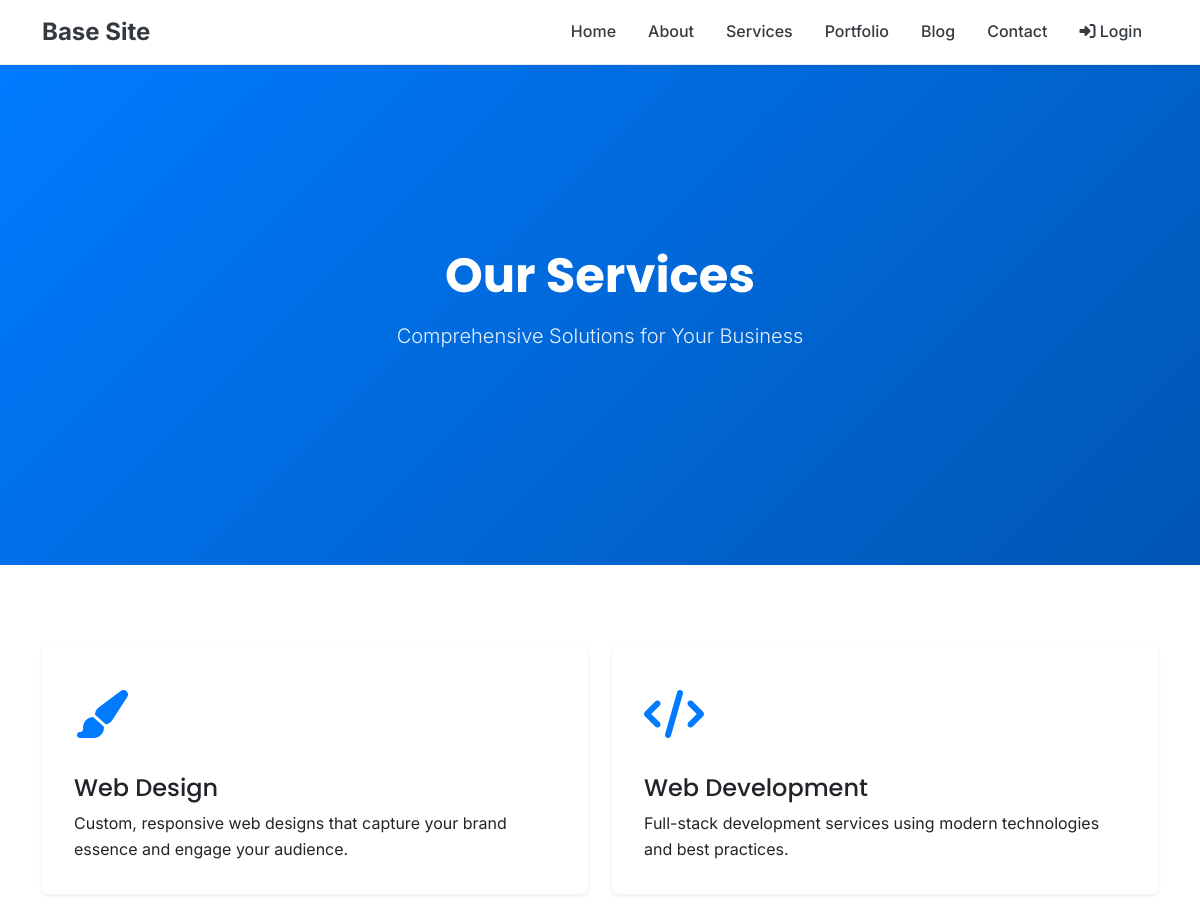
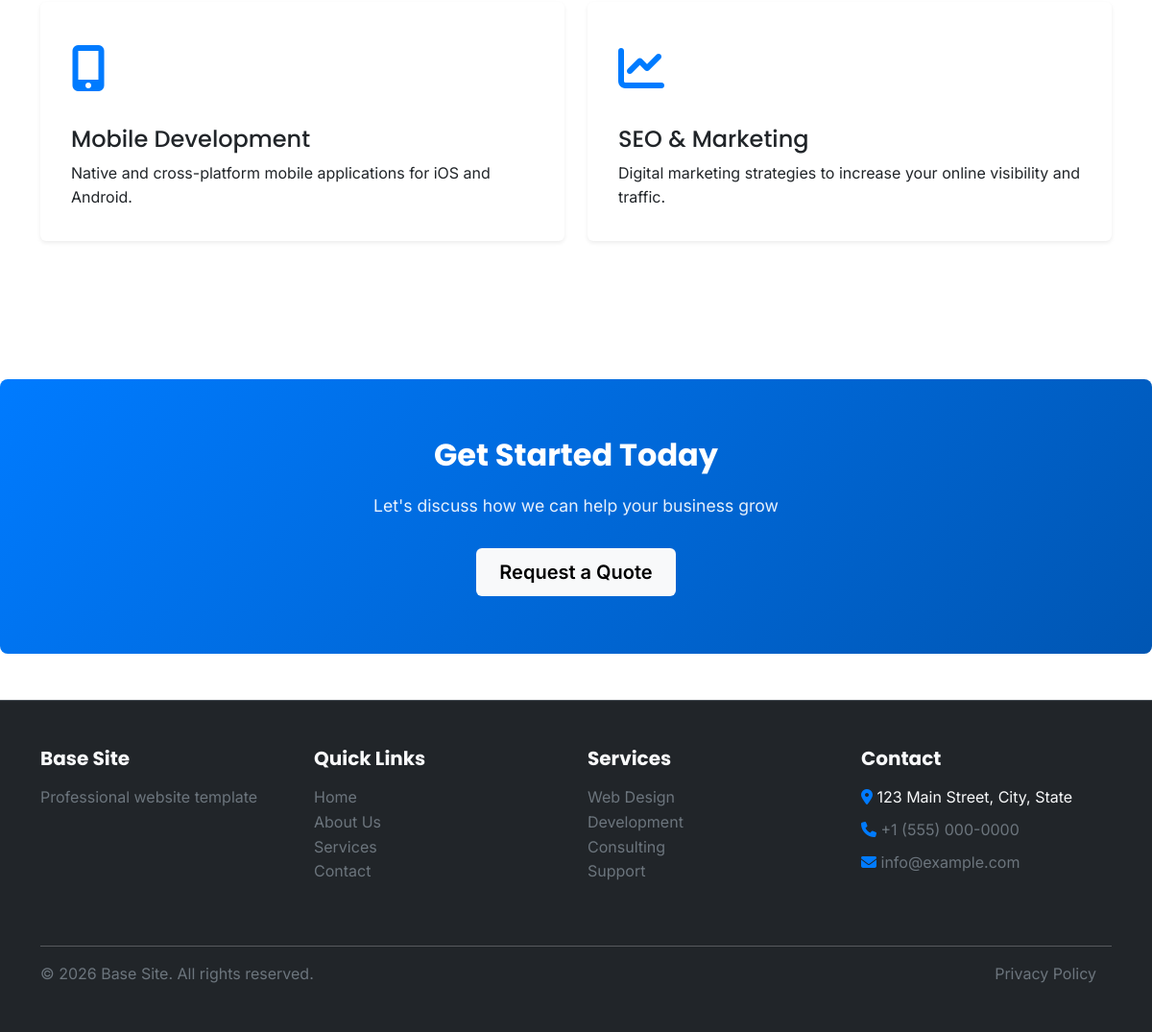
/services, run on the app's committed database (2 pictures, top to bottom).
### tables this page shows
CREATE TABLE `services` (
    `id` INT PRIMARY KEY AUTO_INCREMENT,
    `title` VARCHAR(255) NOT NULL,
    `slug` VARCHAR(255) UNIQUE NOT NULL,
    `description` LONGTEXT NOT NULL,
    `icon` VARCHAR(255),
    `image` VARCHAR(255),
    `price` DECIMAL(10, 2),
    `category_id` INT,
    `display_order` INT DEFAULT 0,
    `is_featured` BOOLEAN DEFAULT FALSE,
    `is_active` BOOLEAN DEFAULT TRUE,
    `created_at` TIMESTAMP DEFAULT CURRENT_TIMESTAMP,
    `updated_at` TIMESTAMP DEFAULT CURRENT_TIMESTAMP ON UPDATE CURRENT_TIMESTAMP,
    FOREIGN KEY (`category_id`) REFERENCES `categories`(`id`) ON DELETE SET NULL,
    INDEX `idx_slug` (`slug`),
    INDEX `idx_category_id` (`category_id`),
    INDEX `idx_is_active` (`is_active`)
);

### config/database.php (called while the page is built, shortened)
<?php
class Database {
    private static $instance = null;
    private $connection;
    private $statement;
    public static function getInstance() {
        if (self::$instance === null) {
            self::$instance = new self();
        }
        return self::$instance;
    }
    private function __construct() {
        try {
            $this->connection = new PDO(
                DB_DSN,
                DB_USER,
                DB_PASSWORD,
                [
                    PDO::ATTR_PERSISTENT => false,
                    PDO::ATTR_ERRMODE => PDO::ERRMODE_EXCEPTION,
                    PDO::ATTR_DEFAULT_FETCH_MODE => PDO::FETCH_ASSOC,
                    PDO::ATTR_EMULATE_PREPARES => false,
                ]
            );
        } catch (PDOException $e) {
            $this->error = $e->getMessage();
            if (APP_DEBUG) {
                die('Database Connection Error: ' . $e->getMessage());
            } else {
                die('Database connection failed. Please try again later.');
            }
        }
    }
    public function prepare($query) {
        $this->statement = $this->connection->prepare($query);
        return $this;
    }
    public function execute() {
        try {
            $this->statement->execute();
            return true;
        } catch (PDOException $e) {
            $this->error = $e->getMessage();
            if (APP_DEBUG) {
                error_log('SQL Error: ' . $e->getMessage());
            }
            return false;
        }
    }
    public function fetchAll() {
        $this->execute();
        return $this->statement->fetchAll();
    }
}

### includes/Security.php (called while the page is built, shortened)
<?php
class Security {
    public static function escape($data, $flags = ENT_QUOTES, $encoding = 'UTF-8') {
        return htmlspecialchars($data, $flags, $encoding);
    }
}

### includes/Helper.php (called while the page is built, shortened)
<?php
require_once __DIR__ . '/Security.php';
if (!function_exists('e')) {
    function e($data) {
        return Security::escape($data);
    }
}
if (!function_exists('url')) {
    function url($path = '') {
        return APP_URL . '/' . ltrim($path, '/');
    }
}

### pages/services.php (the view, shortened to what this page needs)
<?php
require_once __DIR__ . '/../includes/Helper.php';
require_once __DIR__ . '/../config/database.php';
$db = Database::getInstance();
$db->prepare('SELECT * FROM services WHERE is_active=1 ORDER BY display_order, id');
$services = $db->fetchAll();
include __DIR__ . '/../includes/head.php';
include __DIR__ . '/../includes/navigation.php';
?>
<section class="hero">
    <div class="container text-center">
        <h1>Our Services</h1>
        <p class="lead">Comprehensive Solutions for Your Business</p>
    </div>
</section>
<section>
    <div class="container">
        <?php if (empty($services)): ?>
            <p class="text-center text-muted">Services coming soon.</p>
        <?php else: ?>
            <div class="row">
                <?php foreach ($services as $s): ?>
                    <div class="col-md-6 mb-4">
                        <article class="card h-100">
                            <div class="card-body">
                                <div style="font-size:3rem;color:var(--brand-primary);margin-bottom:20px;">
                                    <i class="fas <?php echo e($s['icon'] ?: 'fa-cube'); ?>" aria-hidden="true"></i>
                                </div>
                                <h2 class="card-title h4"><?php echo e($s['title']); ?></h2>
                                <p class="card-text"><?php echo nl2br(e($s['description'])); ?></p>
                            </div>
                        </article>
                    </div>
                <?php endforeach; ?>
            </div>
        <?php endif; ?>
    </div>
</section>
<section class="cta-section">
    <div class="container text-center">
        <h2>Get Started Today</h2>
        <p>Let's discuss how we can help your business grow</p>
        <a href="<?php echo url('/contact'); ?>" class="btn btn-light btn-lg">Request a Quote</a>
    </div>
</section>
<?php include __DIR__ . '/../includes/footer.php'; ?>

### assets/css/theme.css (style rules this page uses)
:root { --brand-primary: #007bff; --brand-primary-dark: #0056b3; --brand-accent: #ffb300; --surface-bg: #ffffff; --surface-muted: #f8f9fa; --surface-dark: #343a40; --text-default: #212529; --text-muted: #6c757d; --text-on-brand: #ffffff; --radius-sm: 6px; --radius-md: 10px; --shadow-card: 0 2px 8px rgba(0, 0, 0, 0.08); --hero-gradient: linear-gradient(135deg, var(--brand-primary) 0%, var(--brand-primary-dark) 100%); --bs-primary: var(--brand-primary); --bs-link-color: var(--brand-primary); --bs-link-hover-color: var(--brand-primary-dark); }
section.hero { background: var(--hero-gradient); color: var(--text-on-brand); padding: 6rem 0; }

### assets/css/style.css (style rules this page uses)
:root { --primary-color: #007bff; --secondary-color: #6c757d; --success-color: #28a745; --danger-color: #dc3545; --warning-color: #ffc107; --info-color: #17a2b8; --light-color: #f8f9fa; --dark-color: #343a40; --white-color: #ffffff; --gray-color: #e9ecef; --font-family-primary: 'Inter', sans-serif; --font-family-display: 'Poppins', sans-serif; --spacing-unit: 1rem; --border-radius: 0.375rem; --box-shadow: 0 0.125rem 0.25rem rgba(0, 0, 0, 0.075); --box-shadow-lg: 0 1rem 3rem rgba(0, 0, 0, 0.175); }
* { margin: 0; padding: 0; box-sizing: border-box; }
html { scroll-behavior: smooth; }
body { font-family: var(--font-family-primary); font-size: 1rem; line-height: 1.6; color: #212529; background-color: var(--white-color); -webkit-font-smoothing: antialiased; -moz-osx-font-smoothing: grayscale; }
h1, h2, h3, h4, h5, h6 { font-family: var(--font-family-display); font-weight: 700; line-height: 1.2; margin-bottom: 1rem; }
h1 { font-size: 2.5rem; }
h2 { font-size: 2rem; }
a { color: var(--primary-color); text-decoration: none; transition: color 0.3s ease; }
.btn { border-radius: var(--border-radius); font-weight: 600; padding: 0.625rem 1.5rem; transition: all 0.3s ease; border: none; cursor: pointer; }
.card { border: none; border-radius: var(--border-radius); box-shadow: var(--box-shadow); transition: all 0.3s ease; }
.card-body { padding: 2rem; }
.hero { background: linear-gradient(135deg, var(--primary-color) 0%, #0056b3 100%); color: var(--white-color); padding: 100px 0; text-align: center; min-height: 500px; display: flex; align-items: center; justify-content: center; }
.hero h1 { font-size: 3rem; margin-bottom: 1rem; color: var(--white-color); }
.hero p { font-size: 1.25rem; margin-bottom: 2rem; color: rgba(255, 255, 255, 0.9); }
section { padding: 80px 0; }

### assets/css/custom.css (style rules this page uses)
:root { --brand-primary: #007bff; --brand-secondary: #6c757d; --brand-accent: #28a745; }
.cta-section { background: linear-gradient(135deg, #007bff 0%, #0056b3 100%); color: white; padding: 60px 0; text-align: center; border-radius: 8px; margin: 40px 0; }
.cta-section h2 { color: white; margin-bottom: 20px; }
.cta-section p { color: rgba(255, 255, 255, 0.9); margin-bottom: 30px; font-size: 1.1rem; }

### data on the page
services: title "Web Design", description "Custom, responsive web designs that capture your brand essence and engage your audience."
services: title "Web Development", description "Full-stack development services using modern technologies and best practices."
services: title "Mobile Development", description "Native and cross-platform mobile applications for iOS and Android."
services: title "SEO & Marketing", description "Digital marketing strategies to increase your online visibility and traffic."

### other printed values
setting('site_name', APP_NAME) "Base Site"
$siteName "Base Site"
setting('site_description', 'Professional website template') "Professional website template"
$siteAddress "123 Main Street, City, State"
$sitePhone "+1 (555) 000-0000"
$siteEmail "info@example.com"
